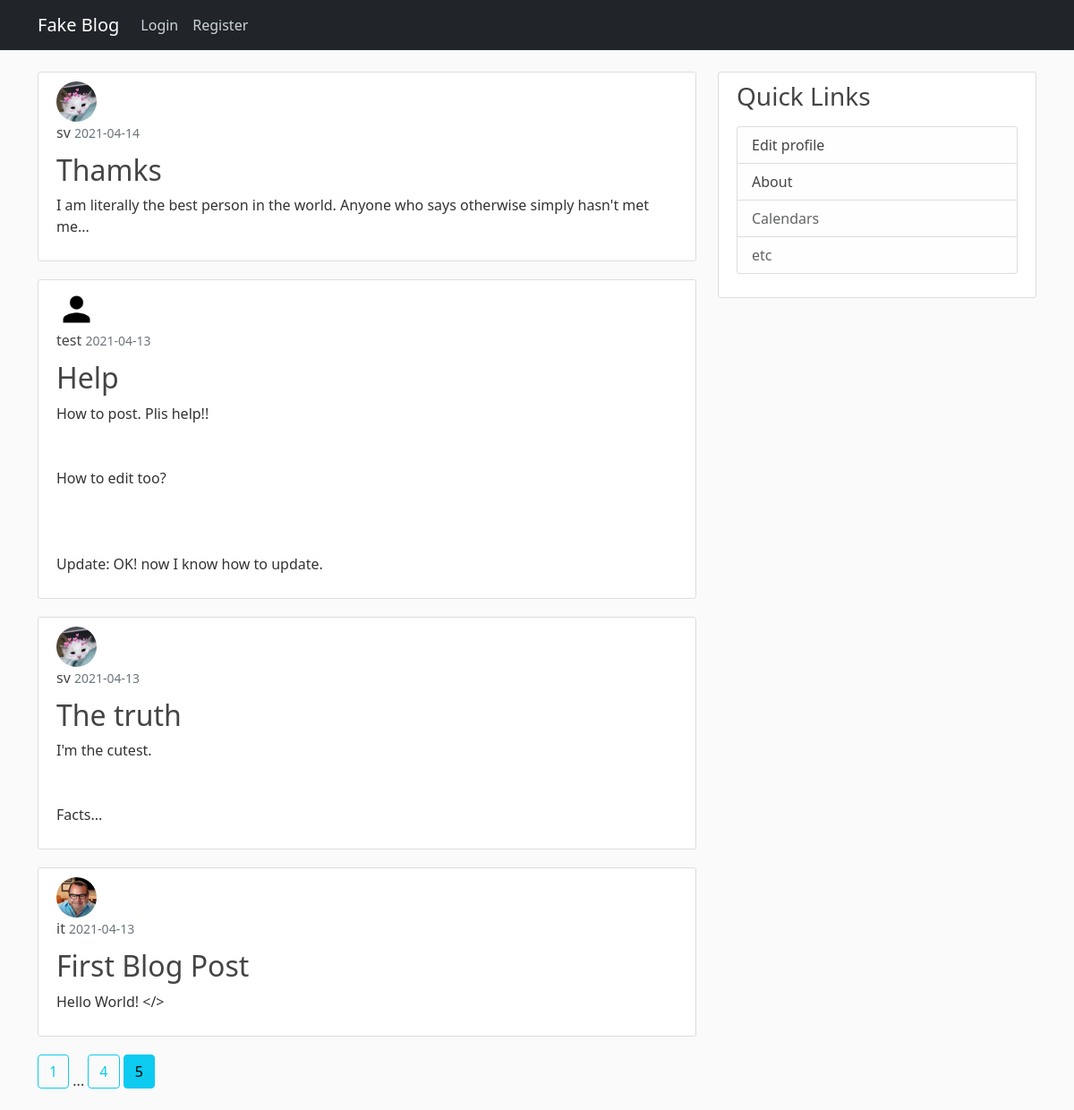
The app's page /?page=5 with its own data.
### flaskblog/models.py (models this page shows, shortened)
class Post(db.Model):
    id = db.Column(db.Integer, primary_key=True)
    title = db.Column(db.String(120), nullable=False)
    date_posted = db.Column(db.DateTime, nullable=False, default=datetime.utcnow)
    content = db.Column(db.Text, nullable=False)
    user_id = db.Column(db.Integer, db.ForeignKey('user.id'), nullable=False)  # refers to the id column in user table. Not class.

class User(db.Model, UserMixin):
    id = db.Column(db.Integer, primary_key=True)
    username = db.Column(db.String(20), unique=True, nullable=False)
    email = db.Column(db.String(100), unique=True, nullable=False)
    image_file = db.Column(db.String(20), nullable=False, default='default.jpg')  # will be hashed to 20 chars
    password = db.Column(db.String(60), nullable=False)  # will be hashed to 60 chars
    posts = db.relationship('Post', backref='author', lazy=True)  # refers to the Post class

### flaskblog/main/routes.py (the view)
@main.route('/home')
@main.route('/')
def home():
    page = request.args.get('page', 1, type=int)  # getting the page. Default page is 1
    posts = Post.query.order_by(Post.date_posted.desc()).paginate(page=page, per_page=4)  # to prevent grabbing and loading all the posts at once
    return render_template("home.html", posts=posts)

### flaskblog/templates/home.html
{% extends "layouts.html" %}
    {% block content %}
        {% for post in posts.items %}
            <article class="content-section">
                <img class="rounded-circle article-img" src="{{ url_for('static', filename='profile_pic/' + post.author.image_file) }}">
                <div class="media-body">
                    <div class="article-metadata">
                      <a class="article-metadata" href="{{ url_for('users.user_posts', username=post.author.username) }}">{{ post.author.username }}</a>
                      <small class="text-muted">{{ post.date_posted.strftime("%Y-%m-%d") }}</small>
                    </div>
                    <h2><a class="article-title" href="{{ url_for('posts.post', post_id=post.id) }}">{{ post.title }}</a></h2>
                    <p class="article-content">{{ post.content }}</p>
                </div>
            </article>
        {% endfor %}
        {% for page_num in posts.iter_pages(left_edge=1, right_edge=1, right_current=2, left_current=1) %}
            {% if page_num %}
                {% if posts.page == page_num %}
                    <a class="btn btn-info mb-4" href="{{ url_for('main.home', page=page_num) }}">{{ page_num }}</a>
                {% else %}
                    <a class="btn btn-outline-info mb-4" href="{{ url_for('main.home', page=page_num) }}">{{ page_num }}</a>
                {% endif %}
            {% else %}
                ...
            {% endif %}
        {% endfor %}
    {% endblock content %}

### flaskblog/static/main.css (style rules this page uses)
body { background: #fafafa; color: #333333; margin-top: 5rem; }
h1, h2, h3, h4, h5, h6 { color: #444444; }
.content-section { background: #ffffff; padding: 10px 20px; border: 1px solid #dddddd; border-radius: 3px; margin-bottom: 20px; }
.article-title { color: #444444; text-decoration: none; }
.article-content { white-space: pre-line; }
.article-img { height: 45px; width: 45px; margin-right: 16px; }
.article-metadata { color: #444444; padding-bottom: 1px; margin-bottom: 10px; text-decoration: none; }

### records on screen
Post: image_file (picture), author.username "sv", date_posted "2021-04-14", title "Thamks", content "I am literally the best person in the world. Anyone who says otherwise simply hasn't met me..."
Post: image_file (placeholder picture), author.username "test", date_posted "2021-04-13", title "Help", content "How to post. Plis help!! How to edit too? Update: OK! now I know how to update."
Post: image_file (picture), author.username "sv", date_posted "2021-04-13", title "The truth", content "I'm the cutest. Facts..."
Post: image_file (picture), author.username "it", date_posted "2021-04-13", title "First Blog Post", content "Hello World! </>"

### other values on screen
{{ page_num }} "1" "4"
{{ page_num }} "5"
